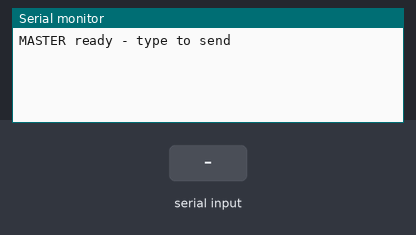
The sketch below on a simulated Arduino Mega 2560, built with avr-gcc and run on an emulated ATmega2560. Parts: the last lines printed to the serial monitor. The inputs (shaded band) are chosen by the test bench.

Above: at 1.2 s.
1.3 s: "1" received over the second serial link
At 2.3 s:
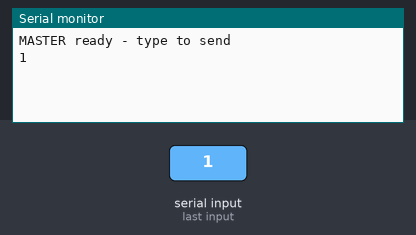
2.8 s: "0" received over the second serial link
At 3.5 s:
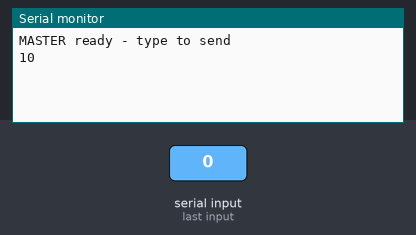

The sketch:

data_mode_master.ino
```cpp
void setup() {
  Serial.begin(115200);    // USB to Mac
  Serial1.begin(9600);     // Bluetooth data mode baud

  Serial.println("MASTER ready - type to send");
}

void loop() {
  // PC → Bluetooth
  if (Serial.available()) {
    Serial1.write(Serial.read());
  }

  // Bluetooth → PC (optional echo)
  if (Serial1.available()) {
    Serial.write(Serial1.read());
  }
}
```

Measured:
- after the input at 1.3 s, the serial monitor: prints a new line at once (image 1)
- after the input at 2.8 s, the serial monitor: prints a new line at once (image 2)
